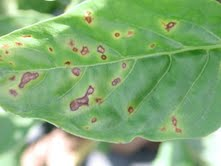
#> input picture hf_assets/samples/bell_pepper_bacterial_spot.jpg, 221 x 166 px; its folder holds only this picture in this run
$ python -i illumination_norm.py   (imports and definitions only)
#> lines starting #> are read from the running program, lines starting #| are printed output that depends on the picture
"""
Illumination-Normalized Stream: CIELAB colour space + CLAHE on luminance.

Converts RGB -> CIELAB, applies Contrast Limited Adaptive Histogram
Equalisation (CLAHE) to the L channel only (preserving true colour vectors
in A and B), then feeds the result through a shallow CNN to produce an
auxiliary semantic feature vector.

CLAHE is non-differentiable and is applied as a pre-processing step
(not inside the autograd graph).  The shallow CNN that follows *is*
differentiable.
"""

from typing import cast

import cv2
import numpy as np
import torch
import torch.nn as nn


class CLAHEPreprocessor:
    """Applies CLAHE to the L channel of a CIELAB image (numpy/OpenCV).

    This is a callable transform, not an nn.Module, because CLAHE is
    non-differentiable.  Use it in your data pipeline or call it before
    the forward pass.

    Args:
        clip_limit: CLAHE contrast clip limit.
        tile_grid_size: Grid size for local histogram equalisation.
    """

    def __init__(
        self, clip_limit: float = 2.0, tile_grid_size: tuple[int, int] = (8, 8)
    ):
        self.clahe = cv2.createCLAHE(
            clipLimit=clip_limit, tileGridSize=tile_grid_size
        )

    def __call__(self, image_rgb: np.ndarray) -> np.ndarray:
        """Apply CLAHE on L channel, return RGB uint8.

        Args:
            image_rgb: (H, W, 3) uint8 RGB image.

        Returns:
            (H, W, 3) uint8 RGB image with luminance-equalised.
        """
        lab = cv2.cvtColor(image_rgb, cv2.COLOR_RGB2LAB)
#> lab: shape (166, 221, 3); mean of channels 0, 1, 2 169.5, 104.4, 152
        l_channel, a_channel, b_channel = cv2.split(lab)
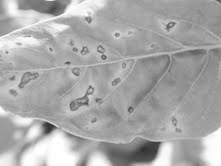
#> l_channel: shape (166, 221); min 46, max 255, mean 169.5
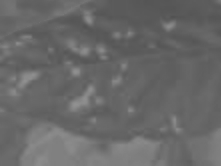
#> a_channel: shape (166, 221); min 82, max 145, mean 104.4
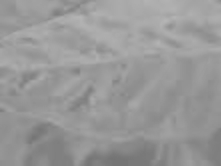
#> b_channel: shape (166, 221); min 115, max 181, mean 152
        l_channel = self.clahe.apply(l_channel)
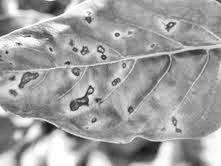
#> l_channel: shape (166, 221); min 23, max 255, mean 160.3
        lab = cv2.merge([l_channel, a_channel, b_channel])
#> lab: shape (166, 221, 3); mean of channels 0, 1, 2 160.3, 104.4, 152
        return cv2.cvtColor(lab, cv2.COLOR_LAB2RGB)
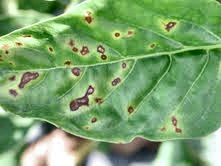
#> returned value: shape (166, 221, 3); mean R, G, B 123.3, 163.3, 109


class IlluminationNormStream(nn.Module):
    """Shallow CNN that processes CLAHE-normalised images.

    Expects images that have *already* been processed by ``CLAHEPreprocessor``
    (in the data transform pipeline).  Outputs a global auxiliary feature
    vector that is concatenated with the cross-attention output before the
    classification head.

    Args:
        in_channels: Input channels (3 for RGB).
        mid_channels: Hidden layer channels.
        out_dim: Output feature vector dimension (should match fusion_dim).
    """

    def __init__(
        self,
        in_channels: int = 3,
        mid_channels: int = 64,
        out_dim: int = 256,
    ):
        super().__init__()
        self.net = nn.Sequential(
            nn.Conv2d(in_channels, mid_channels, kernel_size=3, stride=2, padding=1),
            nn.BatchNorm2d(mid_channels),
            nn.GELU(),
            nn.Conv2d(mid_channels, out_dim, kernel_size=3, stride=2, padding=1),
            nn.BatchNorm2d(out_dim),
            nn.GELU(),
            nn.AdaptiveAvgPool2d(1),
        )

    def forward(self, x_clahe: torch.Tensor) -> torch.Tensor:
        """Extract auxiliary illumination-normalised features.

        Args:
            x_clahe: (B, 3, H, W) CLAHE-preprocessed RGB tensor.

        Returns:
            (B, out_dim) feature vector.
        """
        return cast(torch.Tensor, self.net(x_clahe).flatten(1))  # (B, out_dim)

>>> import cv2
>>> picture = cv2.cvtColor(cv2.imread('../../hf_assets/samples/bell_pepper_bacterial_spot.jpg'), cv2.COLOR_BGR2RGB)
>>> result = CLAHEPreprocessor()(picture)
